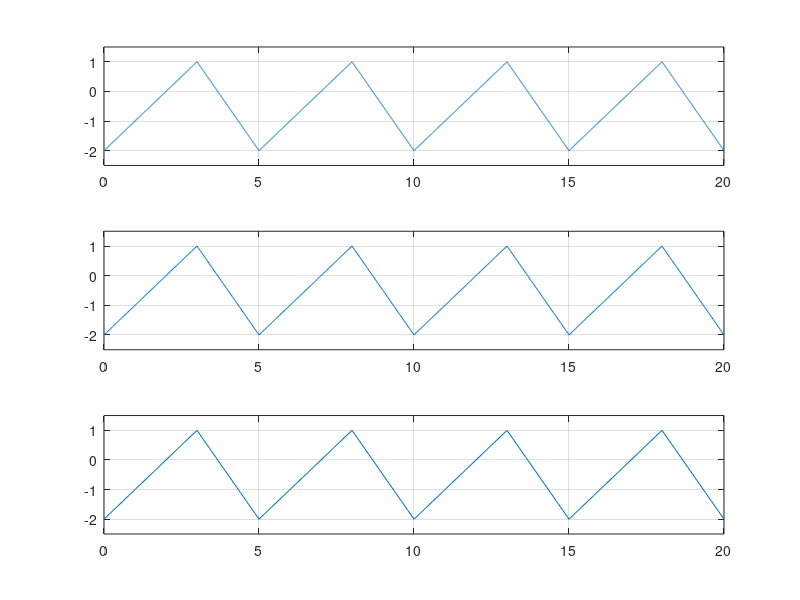

The MATLAB script that drew this image:
%2)Triunghiular
%2ms
F=0.2;
t1=0:0.002:20;
s1=sawtooth(2*pi*F*t1,0.6);%0.6 a reiesit din calcule

for i=1:1:length(s1) 
        s1(i:i)=s1(i:i)*1.5-0.5; %pt a obtine Nivel maxim de 1 si minim de -2
    
end

figure(2)
subplot(3,1,1)
plot(t1,s1)
grid
axis([0 20 -2.5 1.5])

%20ms
F=0.2;
t2=0:0.02:20;
s2=sawtooth(2*pi*F*t2,0.6)
for i=1:1:length(s2) 
        s2(i:i)=s2(i:i)*1.5-0.5; 
    
end

subplot(3,1,2)
plot(t2,s2)
grid
axis([0 20 -2.5 1.5])

%200ms
F=0.2;
t3=0:0.2:20;
s3=sawtooth(2*pi*F*t3,0.6)
for i=1:1:length(s3); 
        s3(i:i)=s3(i:i)*1.5-0.5; 
    
end

subplot(3,1,3)
plot(t3,s3)
grid
axis([0 20 -2.5 1.5])
